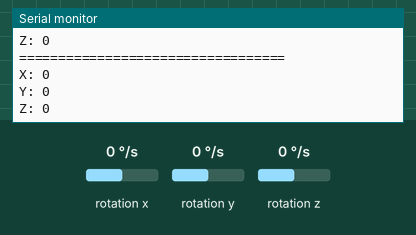
Bench run of a sketch on a simulated Arduino Uno, built with avr-gcc and run on an emulated ATmega328P. Parts: the last lines printed to the serial monitor. Wiring (inferred from the names in the program): MPU-6050 motion sensor at I2C address 0x68. The test bench sets the inputs (shaded band); at power-on: rotation x 0 °/s, rotation y 0 °/s, rotation z 0 °/s.

Above: at 2.2 s.
2.3 s: rotation x set to -192 °/s
At 3.6 s:
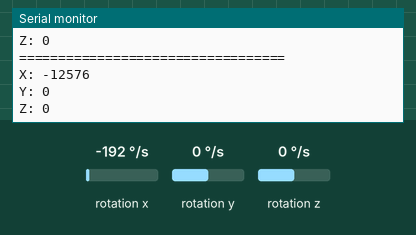
3.8 s: rotation y set to -192 °/s
At 4.5 s:
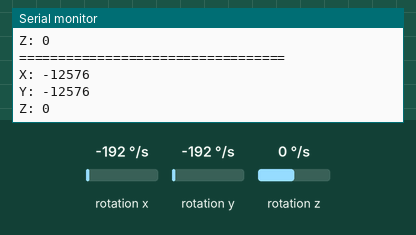
5.3 s: rotation z set to -192 °/s
At 6.8 s:
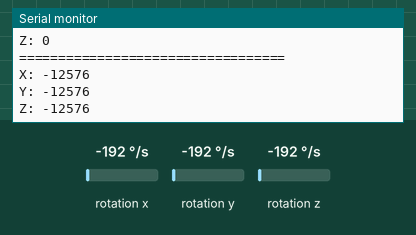

Measured:
- after the input at 2.3 s, the serial monitor: prints a new line after 0.71 s (image 1)
- after the input at 3.8 s, the serial monitor: prints a new line after 0.21 s (image 2)
- after the input at 5.3 s, the serial monitor: prints a new line after 0.72 s (image 3)

The sketch:

rekawica.ino
```cpp
#include "i2c_hal.h"
#include "MPU6050.h"

MPU6050 sensor1{0x68};

void setup() {
  // put your setup code here, to run once:
  Serial.begin(115200);
  while (!Serial) ;
  i2c::init();
  Serial.println("Init done");
  delay(1000);
  Serial.println(sensor1.begin());
}

void loop() {
  // put your main code here, to run repeatedly:
  //Serial.print("Received byte: ");
  //Serial.println(i2c::readFromAddr(0x68, 0x75), HEX);
  Serial.println("==================================");
  auto ret = sensor1.readRawGyro();
  Serial.print("X: ");
  Serial.println(ret.x);
  Serial.print("Y: ");
  Serial.println(ret.y);
  Serial.print("Z: ");
  Serial.println(ret.z);
  delay(1000);
}
```

MPU6050.cpp
```cpp
#include "MPU6050.h"
#include "i2c_hal.h"
#include <Arduino.h>

MPU6050::MPU6050(uint8_t addr)
  : deviceAddress{addr} {}

bool MPU6050::begin() {
  if (!i2c::ping(deviceAddress) || (readByte(0x75) != 0x68)) {
    return false;
  }
  Serial.println("Ping success");
  writeByte(0x6B, 0b00000001);//Set clock source to gyro x, enable everything
  writeByte(0x1B, 0b00001000);//Set gyroscope full scale to +-500deg/s
  writeByte(0x1C, 0b00001000);//Set accelerometer full range to 4g.
  return true;
}

vec3 MPU6050::readRawAccel()
{
  return readVec3FromAddr(0x3B);
}

vec3 MPU6050::readRawGyro()
{
  return readVec3FromAddr(0x43);
}

void MPU6050::writeByte(uint8_t addr, uint8_t val)
{
  i2c::writeToAddr(deviceAddress, addr, val);
}

uint8_t MPU6050::readByte(uint8_t addr)
{
  return i2c::readFromAddr(deviceAddress, addr);
}
void MPU6050::readManyBytes(uint8_t addr, uint8_t *buffer, uint8_t n)
{
  i2c::readMultipleFromAddr(deviceAddress, addr, buffer, n);
}

vec3 MPU6050::readVec3FromAddr(uint8_t addr)
{
  uint8_t buffer[6];
  readManyBytes(addr, buffer, 6);
  vec3 ret;
  ret.x = (buffer[0] << 8) | buffer[1];
  ret.y = (buffer[2] << 8) | buffer[3];
  ret.z = (buffer[4] << 8) | buffer[5];
  return ret;
}
```

MPU6050.h
```cpp
#pragma once
#include <inttypes.h>

struct vec3 {
  int16_t x, y, z;
};

class MPU6050 {
  public:
    explicit MPU6050(uint8_t addr);
    bool begin();
    vec3 readRawAccel();
    vec3 readRawGyro();

  private:
    void writeByte(uint8_t addr, uint8_t val);
    uint8_t readByte(uint8_t addr);
    void readManyBytes(uint8_t addr, uint8_t *buffer, uint8_t n);
    vec3 readVec3FromAddr(uint8_t addr);
    uint8_t deviceAddress{0};
};
```

i2c_hal.cpp
```cpp
#include "i2c_hal.h"
#include <Arduino.h>

namespace i2c {
constexpr uint8_t START = 0x08;
constexpr uint8_t SLA_W_ACK_RECEIVED = 0x18;
constexpr uint8_t DATA_ACK_RECEIVED = 0x28;
constexpr uint8_t RESTART = 0x10;
constexpr uint8_t SLA_R_ACK_RECEIVED = 0x40;

namespace {
template<typename... T>
void log(T... t) {
  ((Serial.println(t)), ...);
}

void logb(uint8_t b) {
  Serial.println(b, BIN);
}
}

void init() {
  DDRD &= 0b11111100; //DDRXx = 0 -> pinx in port X set as input(data direction register)
  PORTD |= 3; //PORTXx = 1 -> pull-up enabled on pin x in port X(port register)

  TWBR = 72; //baud rate 100KHz (two wire baudrate register)
  TWSR = 0; // two wire status register, prescaler(2 lower bits) = 0
  TWCR |= 1 << TWEN; //enable I2C
}

void wait() {
  while (!(TWCR & (1 << TWINT)));
  //Wait until interrupt bit in control register becomes 0
}

void start() {
  TWCR = (1 << TWINT) | (1 << TWSTA) | (1 << TWEN);
  //Set interrupt flag to 1(inactive),
  //Set start bit to send start condition,
  //set enable interface
}

void stop() {
  TWCR = (1 << TWINT) | (1 << TWSTO) | (1 << TWEN);
  while (TWCR & (1 << TWSTO));
}

bool checkStatus(uint8_t wantedStatus) {
  return (TWSR & 0xF8) == wantedStatus;//Check if status bits are as expected
}

void sendByte(uint8_t data) {
  TWDR = data;//Load data into data register
  TWCR = (1 << TWINT) | (1 << TWEN); //Set int bit and enable bit to send
}

bool sendRegisterAddrToSlave(uint8_t deviceAddr, uint8_t registerAddr) {
  start();
  wait();
  if (!checkStatus(START)) {
    log("Error sending start condition");
  }
  sendByte((deviceAddr << 1) & 0xFE); //Send slave addr with write command
  wait();
  if (!checkStatus(SLA_W_ACK_RECEIVED)) {
    Serial.println("Did not receive ACK on addr");
    return false;
  }
  sendByte(registerAddr);
  wait();
  if (!checkStatus(DATA_ACK_RECEIVED)) {
    Serial.println("Did not receive ACK on data");
    return false;
  }
  return true;
}

uint8_t readByteFromSlave(uint8_t deviceAddr) {
  start();//Restart actually, but command is the same
  wait();
  if (!checkStatus(RESTART)) {
    Serial.println("Error sending restart condition");
  }
  sendByte(deviceAddr << 1 | 1); //Slave addr with read command
  wait();
  if (!checkStatus(SLA_R_ACK_RECEIVED)) {
    Serial.println("Didn't receive ACK on 2nd addr");
  }

  TWCR = 1 << TWINT | 1 << TWEN; //Let us receive data;
  wait();
  uint8_t receivedByte = TWDR;
  stop();
  return receivedByte;
}

uint8_t readFromAddr(uint8_t deviceAddr, uint8_t registerAddr) {
  if (!sendRegisterAddrToSlave(deviceAddr, registerAddr)) {
    return 0;
  }
  return readByteFromSlave(deviceAddr);
}

void readMultipleFromAddr(uint8_t deviceAddr, uint8_t registerAddr, uint8_t *buffer, uint8_t n) {
  if (!sendRegisterAddrToSlave(deviceAddr, registerAddr)) {
    return;
  }
  start();//Restart actually, but command is the same
  wait();
  if (!checkStatus(RESTART)) {
    Serial.println("Error sending restart condition");
  }
  sendByte(deviceAddr << 1 | 1); //Slave addr with read command
  wait();
  if (!checkStatus(SLA_R_ACK_RECEIVED)) {
    Serial.println("Didn't receive ACK on 2nd addr");
  }
  for (uint8_t i = 0; i < n - 1; ++i)
  {
    TWCR = 1 << TWINT | 1 << TWEN | 1 << TWEA; //Let us receive data;
    wait();
    buffer[i] = TWDR;
  }
  TWCR = 1 << TWINT | 1 << TWEN; //Let us receive data;
  wait();
  buffer[n - 1] = TWDR;
  stop();
}

void writeToAddr(uint8_t deviceAddr, uint8_t registerAddr, uint8_t val) {
  if (!sendRegisterAddrToSlave(deviceAddr, registerAddr)) {
    return;
  }
  sendByte(val);
  wait();
  stop();
}

bool ping(uint8_t deviceAddr) {
  bool success = false;
  start();
  wait();
  if (!checkStatus(START)) {
    log("Error sending start condition");
  }
  sendByte((deviceAddr << 1) & 0xFE); //Send slave addr with write command
  wait();
  if (checkStatus(SLA_W_ACK_RECEIVED)) {
    success = true;
  }
  stop();
  return success;
}
}// i2c
```

i2c_hal.h
```cpp
#pragma once
#include <inttypes.h>

namespace i2c {
void init();
bool ping(uint8_t deviceAddr);
uint8_t readFromAddr(uint8_t deviceAddr, uint8_t registerAddr);
void readMultipleFromAddr(uint8_t deviceAddr, uint8_t registerAddr, uint8_t *buffer, uint8_t n);
void writeToAddr(uint8_t deviceAddr, uint8_t registerAddr, uint8_t val);
}//i2c
```
